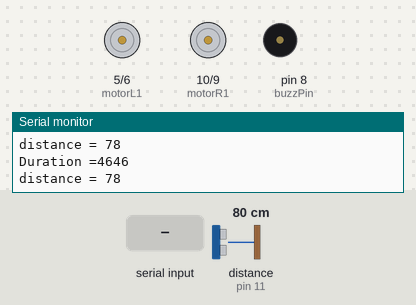
The sketch below on a simulated Arduino Uno, built with avr-gcc and run on an emulated ATmega328P. Shown: motor-driver pin pairs drawn as motors (green arrow = first pin HIGH = forward, orange = second pin HIGH = backward, longer = more drive), buzzer (waves = sounding, pin HIGH), the last lines printed to the serial monitor. Wiring (inferred from the names in the program): ultrasonic range finder: trigger pin 12; echo pin 11. The test bench sets the inputs (shaded band); at power-on: distance to the obstacle (sensor on pin 11) 80 cm. The echo pulse lasts 58.3 µs per cm; pins used as bus, display or sensor lines are not drawn.

Above: at 1.2 s.
1.3 s: distance to the obstacle (sensor on pin 11) set to 28 cm
4.3 s: distance to the obstacle (sensor on pin 11) set to 25 cm
At 4.51 s:
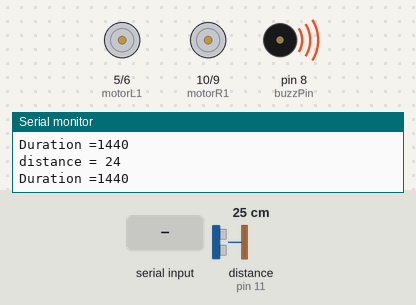
7.3 s: "W" received over Serial
At 7.73 s:
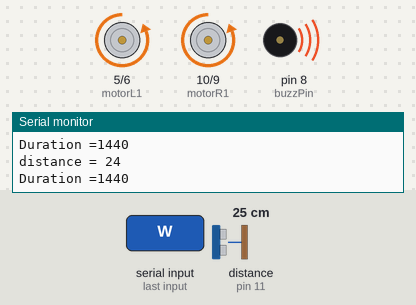
10.3 s: "s" received over Serial
At 10.96 s:
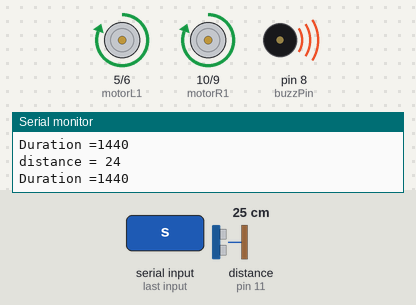
13.3 s: "a" received over Serial
At 13.54 s:
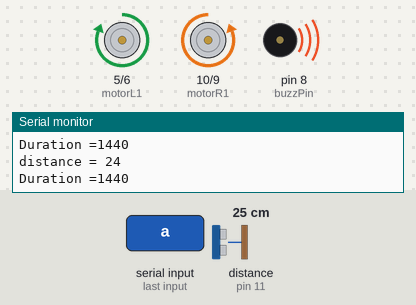
16.3 s: "d" received over Serial
At 16.76 s:
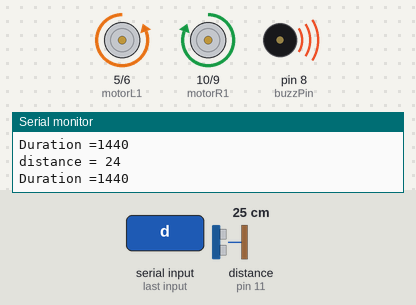
Timing chart, 0 to 20.3 s (numbered marks = the images above; inputs shaded):
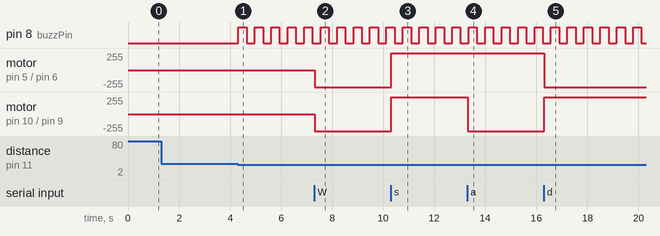

The sketch:

PROJECT_AEC.ino
```cpp
//Initialization
const int trigPin = 12;
const int echoPin = 11;
const int buzzPin = 8;
int motorR1=10;        // Motor Pins
int motorR2=9;
int motorL1=5;
int motorL2=6;
char x;
int duration;
int distance;
int b=1;
int c=1;
unsigned int on=0;
unsigned int on1=0;
unsigned int on2=0;

void setup()
{
  pinMode(trigPin, OUTPUT);
  pinMode(echoPin, INPUT);
  pinMode(buzzPin, OUTPUT);

  pinMode(motorR1,OUTPUT);
  pinMode(motorR2,OUTPUT);
  pinMode(motorL1,OUTPUT);
  pinMode(motorL2,OUTPUT);
  Serial.begin(9600);
}

void loop()
{
  x=Serial.read();                             // taking input from keyboard

if(x=='W' || x=='w')                           //forward using letter 'w'
{
  digitalWrite(motorR1,LOW);
  digitalWrite(motorR2,HIGH);
  digitalWrite(motorL1,LOW);
  digitalWrite(motorL2,HIGH);
}

else if (x=='s' || x=='S')                    //backward
{
  digitalWrite(motorR1,HIGH);
  digitalWrite(motorR2,LOW);
  digitalWrite(motorL1,HIGH);
  digitalWrite(motorL2,LOW);
}

else if (x=='a' || x=='A')                    //left

{
  digitalWrite(motorR1,LOW);
  digitalWrite(motorR2,HIGH);
  digitalWrite(motorL1,HIGH);
  digitalWrite(motorL2,LOW);
}

else if (x=='d' || x=='D')                    //right

{
  digitalWrite(motorR1,HIGH);
  digitalWrite(motorR2,LOW);
  digitalWrite(motorL1,LOW);
  digitalWrite(motorL2,HIGH);
}

else if (x==' ')                              //stop
{
  digitalWrite(motorR1,LOW);
  digitalWrite(motorR2,LOW);
  digitalWrite(motorL1,LOW);
  digitalWrite(motorL2,LOW);
}
  digitalWrite(trigPin, LOW);
  delayMicroseconds(3);
  digitalWrite(trigPin, HIGH);
  delayMicroseconds(10);
  digitalWrite(trigPin, LOW);

  duration = pulseIn(echoPin, HIGH);
  distance = 0.034*(duration/2);
  on=millis();//100

  if (distance <= 5)
  {
    digitalWrite(buzzPin,HIGH);
  }

  else if (distance <= 15 && distance > 5)
  {
    if(b==1)
    {
     on1=on;
     on2=on1+50;
     b=0;
    }
    if(on<(on1+50))
    {
       digitalWrite(buzzPin,HIGH);
    }
    else if((on<(on2+50)) && (on>=(on1+50)))
    {
       digitalWrite(buzzPin,LOW);
    }
    else
    {
     b=1;
    }
    c=1;
  }


   else if (distance <= 25 && distance > 15)
    {
     if(c==1)
     {
      on1=on;
      on2=on1+300;
      c=0;
     }
     if(on<(on1+300))
     {
       digitalWrite(buzzPin,HIGH);
     }
     else if((on<(on2+300)) && (on>=(on1+300)))
     {
       digitalWrite(buzzPin,LOW);
     }
     else
     {
      c=1;
     }
     b=1;
   }


  else
  {
     digitalWrite(buzzPin,LOW);
     b=1;
     c=1;
     on=on1=on2=0;
  }
  Serial.print("distance = ");
  Serial.println(distance);
  Serial.print("Duration =");
  Serial.println(duration);

 // delay(300);
}
```

Measured:
- the behaviour switches between 27 and 26 cm on distance to the obstacle (sensor on pin 11) (found by bisection; images 0 and 1)
- after the input at 4.3 s, pin 8 (buzzPin): alternates HIGH for 0.32 s and LOW for 0.32 s, starting at once
- after the input at 7.3 s, motor on pin 5 (motorL1) / pin 6 (motorL2), motor on pin 10 (motorR1) / pin 9 (motorR2): stopped → backward 255/255 at once
- after the input at 10.3 s, motor on pin 5 (motorL1) / pin 6 (motorL2), motor on pin 10 (motorR1) / pin 9 (motorR2): backward 255/255 → forward 255/255 at once
- after the input at 13.3 s, motor on pin 10 (motorR1) / pin 9 (motorR2): forward 255/255 → backward 255/255 at once
- after the input at 16.3 s, motor on pin 5 (motorL1) / pin 6 (motorL2): forward 255/255 → backward 255/255 at once; motor on pin 10 (motorR1) / pin 9 (motorR2): backward 255/255 → forward 255/255 at once
